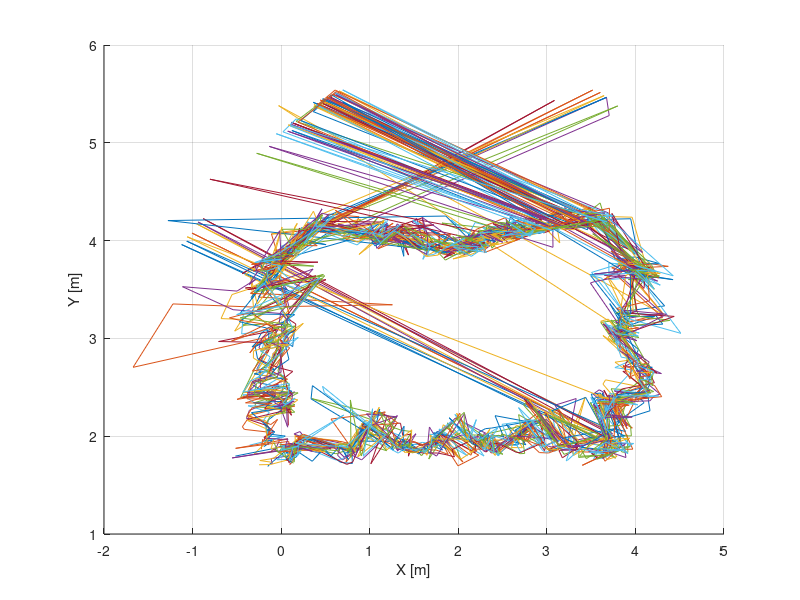

This chart was generated by the following MATLAB code: (Note: this script raises an error after producing the figure.)
load MNUB_24L_P2_dane32.mat;

%deklaracje zmiennych, macierzy i komórek
X=cell(1,20); %komórki wyników X i Y
Y=cell(1,20);
Vav=zeros(1,20); %prędkośc średnia
Xerrabs=cell(1,20); %bezw. błędy wzgledne
Yerrabs=cell(1,20);
Verrabs=cell(1,20);
V=cell(1,20); %prędkośc
lengthall=0; %ilosc wszystkich pomiarów
xsum=0;
ysum=0;
figure;
xlabel("X [m]");
ylabel("Y [m]");
grid on;
hold on;
for i=1:20
    X{i}=zeros(1,length(t{i}));
    Y{i}=zeros(1,length(t{i}));
    V{i}=zeros(1,length(t{i})-1);
    for j=1:length(t{i})
        X{i}(j)=(D{i}(j,1)*D{i}(j,1)-D{i}(j,2)*D{i}(j,2)+16)/8;
        Y{i}(j)=sqrt(D{i}(j,1)*D{i}(j,1)-X{i}(j)*X{i}(j));
        if j>=2
            V{i}(j-1)=(sqrt((X{i}(j)-X{i}(j-1))^2+(Y{i}(j)-Y{i}(j-1))^2))/(t{i}(j)-t{i}(j-1)); %wyznaczanie prędkości
        end
    end
    Xerrabs{i}=abs(xref{i}'-X{i}); %oblicznie błędów względnych
    Yerrabs{i}=abs(yref{i}'-Y{i});
    Vav(i)=mean(V{i})*length(V{i});
    xsum=sum(Xerrabs{i})+xsum; %sumowanie wszystkich X oraz Y
    ysum=sum(Yerrabs{i})+ysum;
    lengthall=lengthall+length(V{i}); %sumowanie długości wszystkich wektorów
    plot(X{i},Y{i});
end
vav=sum(Vav)/lengthall; 
verr=abs(vav-vref);  %obliczanie średnich błędów bezwzględnych wyznaczania X i Y i prędkości
xerrall=xsum/(lengthall+20); 
yerrall=ysum/(lengthall+20);
hold off;

%Zad.2
M=15;
K=10;
tM=cell(1,20);
tscale=cell(1,20);
tperfM = cell(1,20);
Fi=cell(1,20);
y=cell(1,20);
p1=cell(1,20);
p2=cell(1,20);

for i=1:20
    tperfM{i} = linspace(0, t{i}(length(t{i})), M); %idealny rozklad wektora t na M punktów
    tM{i}=zeros(1,M);
    y{i}=zeros(M,2); %zmienna odpowiedzialna za przechowanie odległości od czujników w wybranych punktach czasu
    tscale{i}=zeros(1,length(t{i}));
    for j=1:M %funkcja do znajdywania najbliższych wartości idealnego rozkładu
        difftmax=0;
        for m=1:length(t{i})
            difft=abs(tperfM{i}(j)-t{i}(m));
            if m==1
                difftmax=difft;
                tM{i}(j)=t{i}(m);
                y{i}(j,1)=D{i}(m,1);
                y{i}(j,2)=D{i}(m,2);
            end
            if difft<difftmax
                difftmax=difft;
                tM{i}(j)=t{i}(m);
                y{i}(j,1)=D{i}(m,1);
                y{i}(j,2)=D{i}(m,2);
            end
        end
    end 
    tM{i}=tM{i}/tM{i}(M)*2-1; %przeskalowanie wektroów tak by wartości zawierały się od -1 do 1
    tscale{i}=t{i}/t{i}(length(t{i}))*2-1;
end

for i=1:20 %oblicznie matcierzy Fi
    Fi{i}=zeros(M,K);
    for j=1:M
        for k=0:K-1
            Fi{i}(j,k+1)=PolyLeg(tM{i}(j),k);
        end
    end 
    p1{i}=(Fi{i}'*Fi{i})\Fi{i}'*y{i}(:,1);
    p2{i}=(Fi{i}'*Fi{i})\Fi{i}'*y{i}(:,2);
end

est1=cell(1,20);
est2=cell(1,20);
X2=cell(1,20);
Y2=cell(1,20);
V2av=zeros(1,20);
X2errabs=cell(1,20);
Y2errabs=cell(1,20);
V2errabs=cell(1,20);
V2=cell(1,20);
lengthall2=0;
x2sum=0;
y2sum=0;
figure
hold on;
xlabel("X [m]");
ylabel("Y [m]");
grid on;
for i=1:20
    X2{i}=zeros(1,length(t{i}));
    Y2{i}=zeros(1,length(t{i}));
    V2{i}=zeros(1,length(t{i})-1);
    est1{i}=zeros(1,length(t{i}));
    est2{i}=zeros(1,length(t{i}));
    for j=1:length(t{i})
        for k=1:K
            est1{i}(j)=est1{i}(j)+p1{i}(k)*PolyLeg(tscale{i}(j),k-1);
            est2{i}(j)=est2{i}(j)+p2{i}(k)*PolyLeg(tscale{i}(j),k-1);
        end
        X2{i}(j)=(est1{i}(j)*est1{i}(j)-est2{i}(j)*est2{i}(j)+16)/8;
        Y2{i}(j)=sqrt(est1{i}(j)*est1{i}(j)-X2{i}(j)*X2{i}(j));
        if j>=2
            V2{i}(j-1)=(sqrt((X2{i}(j)-X2{i}(j-1))^2+(Y2{i}(j)-Y2{i}(j-1))^2))/(t{i}(j)-t{i}(j-1));
        end
    end
    X2errabs{i}=abs(xref{i}'-X2{i});
    Y2errabs{i}=abs(yref{i}'-Y2{i});
    V2av(i)=mean(V2{i})*length(V2{i});
    x2sum=sum(X2errabs{i})+x2sum;
    y2sum=sum(Y2errabs{i})+y2sum;
    lengthall2=lengthall2+length(V2{i});
    plot(X2{i},Y2{i});
end
v2av=sum(V2av)/lengthall2;
v2err=abs(v2av-vref);
x2errall=x2sum/(lengthall2+20);
y2errall=y2sum/(lengthall2+20);

function poly = PolyLeg(t,k) %funkcja odpowiadająca za wyznacznie wielomianów Legendre
    if k==0
      poly=1;  
    elseif k==1
      poly=t;  
    else
    poly=(2*k-1)/k*t*PolyLeg(t,k-1)-(k-1)/k*PolyLeg(t,k-2);
    end
end